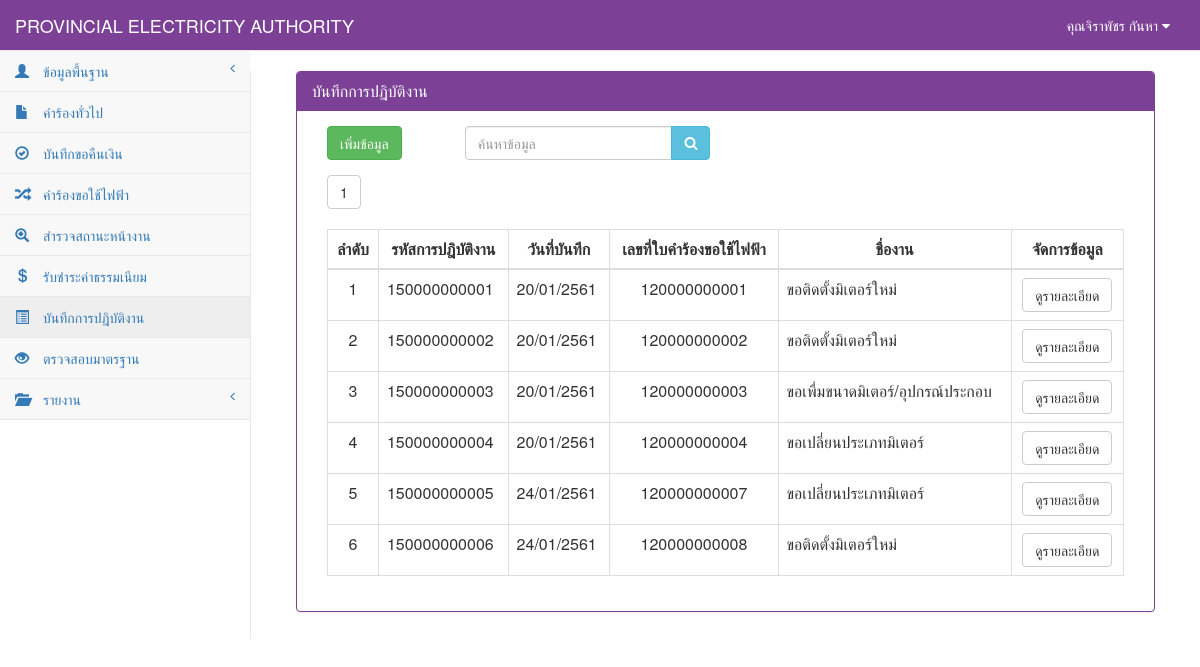
The page /work_show.php (signed in) on the database as committed earlier.
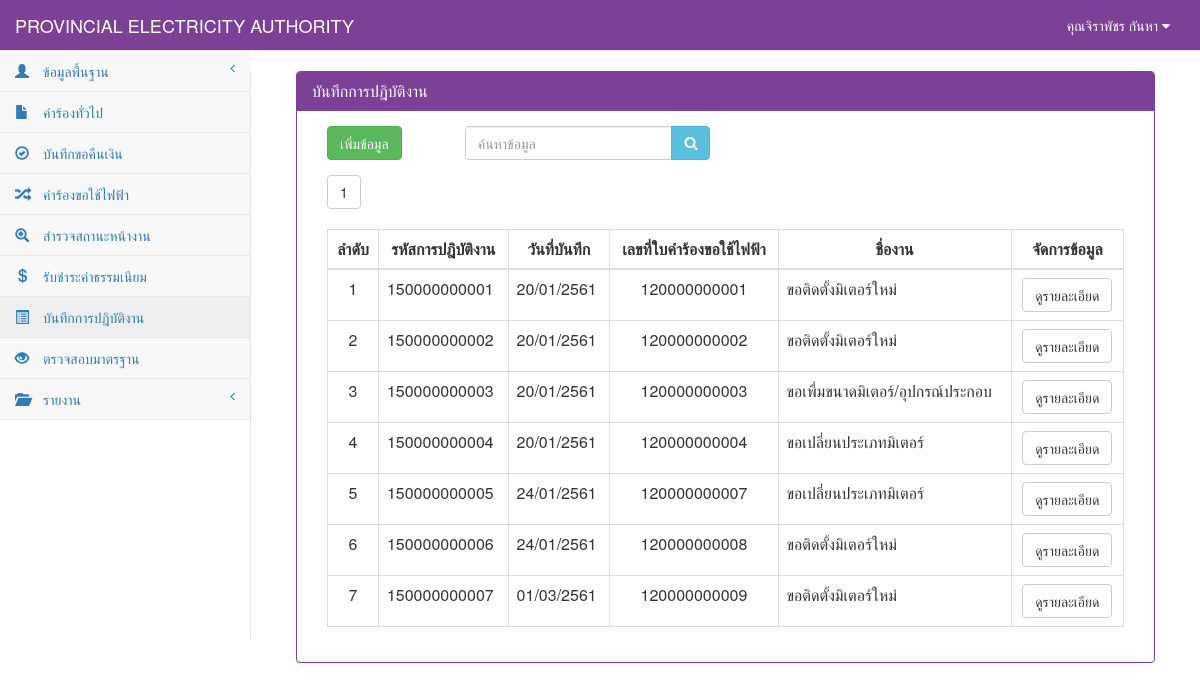
The same page on the database as committed later.
### tables this page shows
CREATE TABLE `tb_work` (
  `work_id` char(12) NOT NULL,
  `work_date` date NOT NULL,
  `re_id` char(12) NOT NULL,
  PRIMARY KEY  (`work_id`)
);

CREATE TABLE `tb_electricity` (
  `re_id` char(12) NOT NULL,
  `re_date` date NOT NULL,
  `re_branch` varchar(50) NOT NULL,
  `user_id` char(13) NOT NULL,
  `cus_id` char(13) NOT NULL,
  `re_place_type` int(1) NOT NULL,
  `re_place_other` varchar(50) NOT NULL,
  `re_place_name` varchar(50) NOT NULL,
  `re_place_homeid` varchar(20) NOT NULL,
  `re_place_number` varchar(20) NOT NULL,
  `re_place_village` varchar(20) NOT NULL,
  `re_place_room` varchar(10) NOT NULL,
  `re_place_floor` varchar(5) NOT NULL,
  `re_place_alley` varchar(50) NOT NULL,
  `re_place_alleyway` varchar(50) NOT NULL,
  `re_place_road` varchar(50) NOT NULL,
  `re_place_villno` varchar(2) NOT NULL,
  `re_place_district` varchar(30) NOT NULL,
  `re_place_canton` varchar(30) NOT NULL,
  `re_place_province` varchar(30) NOT NULL,
  `re_place_post` varchar(10) NOT NULL,
  `re_place_tel` char(10) NOT NULL,
  `re_place_fax` char(10) NOT NULL,
  `re_place_email` varchar(30) NOT NULL,
  `re_place_service` varchar(10) NOT NULL,
  `re_contact_place` varchar(100) NOT NULL,
  `re_contact_homeid` varchar(20) NOT NULL,
  `re_contact_number` varchar(20) NOT NULL,
  `re_contact_village` varchar(20) NOT NULL,
  `re_contact_room` varchar(10) NOT NULL,
  `re_contact_floor` varchar(5) NOT NULL,
  `re_contact_alley` varchar(50) NOT NULL,
  `re_contact_alleyway` varchar(50) NOT NULL,
  `re_contact_road` varchar(50) NOT NULL,
  `re_contact_villno` varchar(2) NOT NULL,
  `re_contact_district` varchar(30) NOT NULL,
  `re_contact_canton` varchar(30) NOT NULL,
  `re_contact_province` varchar(30) NOT NULL,
  `re_contact_post` varchar(10) NOT NULL,
  `re_contact_tel` char(10) NOT NULL,
  `re_contact_fax` char(10) NOT NULL,
  `re_contact_email` varchar(30) NOT NULL,
  `re_want_type` int(2) NOT NULL,
  `re_want_other` varchar(100) NOT NULL,
  `re_detail` varchar(100) NOT NULL,
  `re_use_type` int(1) NOT NULL,
  `re_use_other` varchar(255) NOT NULL,
  `re_dateset` date NOT NULL,
  `re_keep_type` int(1) NOT NULL,
  `re_keep_name` varchar(255) NOT NULL,
  `re_keep_homeid` varchar(20) NOT NULL,
  `re_keep_number` varchar(20) NOT NULL,
  `re_keep_village` varchar(20) NOT NULL,
  `re_keep_room` varchar(20) NOT NULL,
  `re_keep_floor` varchar(5) NOT NULL,
  `re_keep_alley` varchar(50) NOT NULL,
  `re_keep_alleyway` varchar(50) NOT NULL,
  `re_keep_road` varchar(50) NOT NULL,
  `re_keep_villno` varchar(2) NOT NULL,
  `re_keep_district` varchar(30) NOT NULL,
  `re_keep_canton` varchar(30) NOT NULL,
  `re_keep_province` varchar(30) NOT NULL,
  `re_keep_post` varchar(10) NOT NULL,
  `re_keep_tel` char(10) NOT NULL,
  `re_keep_fax` char(10) NOT NULL,
  `re_keep_email` varchar(30) NOT NULL,
  `re_picture` varchar(255) NOT NULL,
  `re_status` int(1) NOT NULL,
  `re_pay` int(1) NOT NULL,
  PRIMARY KEY  (`re_id`,`re_keep_district`)
);

### connect_db.php (called while the page is built, shortened)
<?php
$dbname="pea";
$limit=10;
?>

### work_show.php (the view, shortened to what the changed rows need)
<?php
include "connect_db.php";
?>
<!DOCTYPE html>
<html>
<head>
    <link href="vendor/bootstrap/css/bootstrap.css" rel="stylesheet">
    <link href="vendor/metisMenu/metisMenu.css" rel="stylesheet">
    <link href="dist/css/sb-admin-2.css" rel="stylesheet">
    <link href="vendor/font-awesome/css/font-awesome.css" rel="stylesheet" type="text/css">
</head>
<body>
    <div id="page-wrapper">
        <div class="col-sm-12 ">
            <div class="panel panel-primary">
                <div class="panel-heading">
                    <h2 class="panel-title">บันทึกการปฎิบัติงาน</h2>
                </div>
            <div class="panel-body">
            <div class="col-sm-12">
                <div class="table-responsive">
                    <?php
                    function Dateim($mydate) {
                        $d = split("-", $mydate);
                        $mydate = $d[2] . "/" . $d[1] . "/" . ($d[0] + 543);
                        return "$mydate";
                    }
                        $sql_all_rows="select * from tb_work order by work_id";
                        $result_all_rows=mysql_db_query($dbname,$sql_all_rows);
                        $rows=mysql_num_rows($result_all_rows);
                        $total_page=ceil($rows/$limit);
                        if($_GET[start]==""){ $start="1"; }else{ $start=$_GET[start]; }
                    ?>
                    <?php
                    for($i=1;$i<=$total_page;$i++){
                            if($start==$i){
                                    echo "<a href='work_show.php?start=".$i."&limit=".$limit."'><button class='btn btn-default '>".$i."</button></a>&nbsp;";
                            }else{
                                    echo "<a href='work_show.php?start=".$i."&limit=".$limit."' c><button class='btn btn-default active'>".$i."</button></a>&nbsp;";
                            }
                    }
                    ?> <br><br>
                    <table width="100%" class="table table-bordered table-hover">
                        <thead>
                            <tr>
                                <th class=" text-center" >ลำดับ</th>
                                <th class=" text-center" >รหัสการปฎิบัติงาน</th>
                                <th class=" text-center" >วันที่บันทึก</th>
                                <th class=" text-center" >เลขที่ใบคำร้องขอใช้ไฟฟ้า</th>
                                <th class=" text-center" >ชื่องาน</th>
                                <th class=" text-center">จัดการข้อมูล</th>
                            </tr>
                        </thead>
                            <tbody>
                            <?php
                                $n=0;
                                if($_GET[start]=="" || $_GET[start]=="1"){
                                        $page="0";
                                }else{
                                        $page=($_GET[start]-1)*$limit;
                                }
                                $sql="select * from tb_work,tb_electricity where work_id like '%".$_POST[search]."%'
                                    and tb_work.re_id=tb_electricity.re_id  limit $page,$limit ";
                                $result=mysql_db_query($dbname,$sql);
                                    if(mysql_num_rows($result)>0){
                                        while($array=mysql_fetch_array($result)){
                                            $n++;
                                            if ($array[re_want_type] == 0) {
                                                $want = "ขอติดตั้งมิเตอร์ใหม่";
                                            } elseif ($array[re_want_type] == 1) {
                                                $want = "ขอตัดฝากมิเตอร์โดยไม่ใช้ไฟฟ้า";
                                            } elseif ($array[re_want_type] == 2) {
                                                $want = "ขอต่อกลับการใช้ไฟฟ้า";
                                            } elseif ($array[re_want_type] == 3) {
                                                $want = "ขอเพื่มขนาดมิเตอร์/อุปกรณ์ประกอบ";
                                            } elseif ($array[re_want_type] == 4) {
                                                $want = "ขอเปลี่ยนประเภทมิเตอร์";
                                            } elseif ($array[re_want_type] == 5) {
                                                $want = "ขอหยุดซ่อมแซมเครื่องจักรประจำปี";
                                            } elseif ($array[re_want_type] == 6) {
                                                $want = "ขอใช้ไฟฟ้าชั่วคราวแบบเหมาจ่าย";
                                            } elseif ($array[re_want_type] == 7) {
                                                $want = "ขอติดตั้งไฟฟ้าชั่วคราว";
                                            } elseif ($array[re_want_type] == 8) {
                                                $want = "ขอตัดฝากมิเตอร์ใช้เพื่อแสงสว่างไม่ลด CT";
                                            } elseif ($array[re_want_type] == 9) {
                                                $want = "ขอยกเลิกเลิกการใช้ไฟฟ้า";
                                            } elseif ($array[re_want_type] == 10) {
                                                $want = "ชอลดขนาดมิเตอร์/อุปกรณ์ประกอบ";
                                            } elseif ($array[re_want_type] == 11) {
                                                $want = "ขอใช้ไฟฟ้าสาธารณะ";
                                            } elseif ($array[re_want_type] == 12) {
                                                $want = "ขอตัดมิเตอร์ใช้เพื่อแสงสว่างลด CT";
                                            } elseif ($array[re_want_type] == 13) {
                                                $want = "ขอย้ายจุดติดตั้งมิเตอร์/อุปกรณ์ประกอบ";
                                            } elseif ($array[re_want_type] == 14) {
                                                $want = "ขอเปลี่ยนมิเตอร์กรณีชำรุด";
                                            } elseif ($array[re_want_type] == 15) {
                                                $want = "ขอใช้ไฟฟ้าตู้โทรศัพท์ต่อตรง";
                                            } elseif ($array[re_want_type] == 16) {
                                                $want = $array[re_place_other];
                                            }
                            ?>
                                    <tr>
                                        <td class="text-center"><?=$n?></td>
                                            <td><?=$array[work_id]?></td>
                                            <td><?= Dateim($array[work_date]); ?></td>
                                            <td class="text-center"><?=$array[re_id]?></td>
                                            <td><?=$want?></td>
                                            <td align="center">
                                                <div class="btn-group">
                                                    <a class="btn btn-default" href="work_detail.php?work_id=<?=$array[work_id]?>">ดูรายละเอียด</a>
                                                </div>
                                            </td>
                                    </tr>
                                    <?php
                                    }
                                        }else{
                                    ?>
                                    <tr><td colspan="7" align="center">ไม่พบข้อมูล</td></tr>
                                    <?
                                            }
                                    ?>
                            </tbody>
                    </table>
                </div>
            </div>
        </div>
        </div>
    </div>
</div>
</body>
</html>

Rows that differ between the two databases and show on the page:
added tb_work: work_id "150000000007", work_date "01/03/2561", tb_electricity.re_id "120000000009", tb_electricity.re_want_type "ขอติดตั้งมิเตอร์ใหม่"
